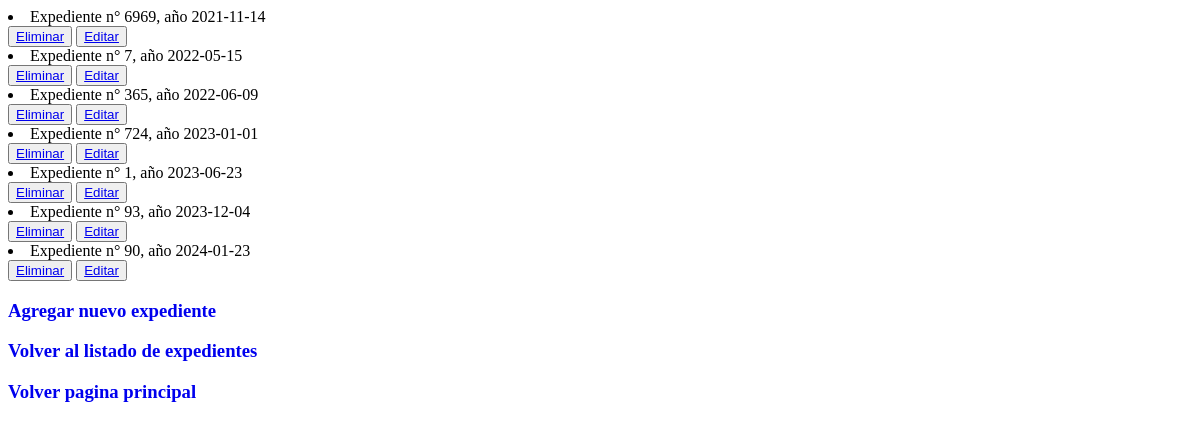
The page /appdemanda/expedientes_lista on the database as committed earlier.
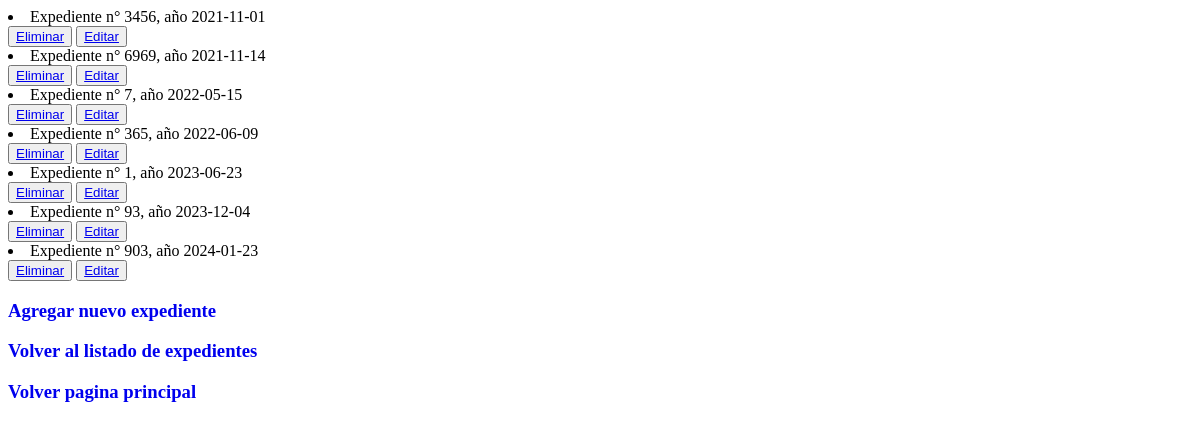
The same page on the database as committed later.
### appdemanda/models.py (models this page shows)
class Expediente(models.Model):
    numero = models.IntegerField()
    presentado = models.DateField()
    class Meta:
        ordering = ['presentado']
    def __str__(self):
        return f'Expediente n° {self.numero}, año {self.presentado}'

### appdemanda/views.py (the view)
# urls.py: path('expedientes_lista', ExpedientesLista.as_view(), name = "List"),
class ExpedientesLista (ListView):
    model = Expediente
    template_name = 'expedientes_lista.html'

### appdemanda/templates/expedientes_lista.html (shortened to what this page needs)
<!DOCTYPE html>
<html lang="en">
<head>
</head>
<body>
    {% for p in object_list %}
    <li>{{p}}</li>
    <button>
    <a href="{% url 'eliminar_expediente' p.numero %}"> Eliminar</a>
    </button>
    <button>
    <a href="{% url 'editar_expediente' p.numero %}"> Editar</a>
    </button>
    {% endfor %}
 <h3><a style="text-decoration: none" href="{% url "expediente" %}">Agregar nuevo expediente</a></h3>
 <h3><a style="text-decoration: none" href="{% url "leerExpedientes" %}">Volver al listado de expedientes</a></h3>
 <h3><a style="text-decoration: none" href="{% url "index" %}">Volver pagina principal</a></h3>
</body>
</html>

Rows that differ between the two databases and show on the page:
removed Expediente: numero+presentado "Expediente n° 724, año 2023-01-01"
added Expediente: numero+presentado "Expediente n° 3456, año 2021-11-01"
changed Expediente: numero+presentado "Expediente n° 90, año 2024-01-23" → "Expediente n° 903, año 2024-01-23"
